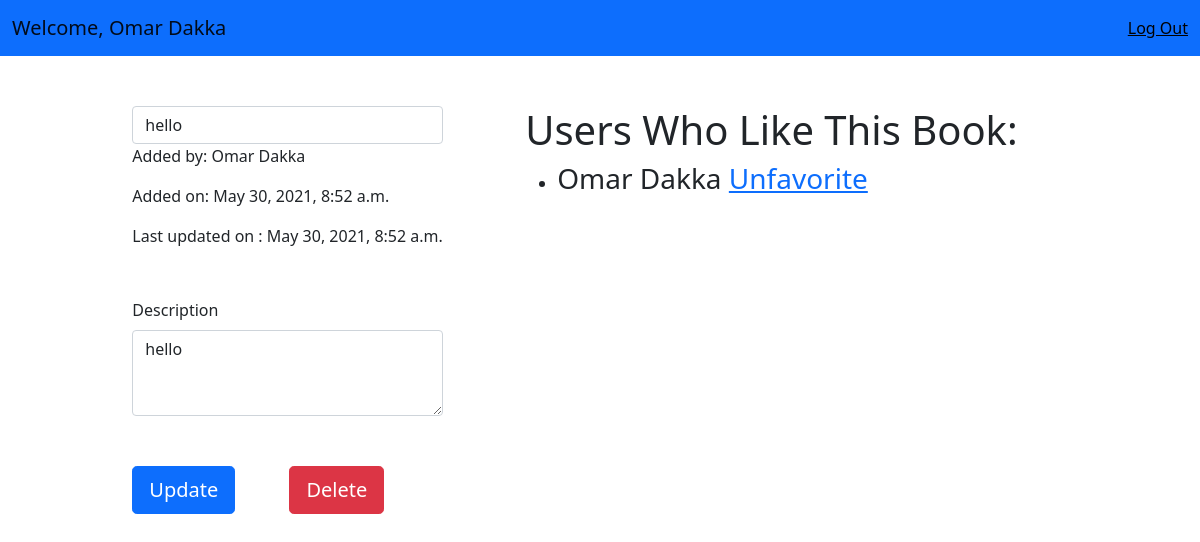
Screenshot of /books/4 (signed in) with the database file from the repository.
### books_app/models.py (models this page shows)
class Book(models.Model):
    title = models.CharField(max_length=255)
    description = models.TextField()
    uploaded_by = models.ForeignKey(users,related_name="books_uploaded", on_delete=CASCADE)
    users_who_like = models.ManyToManyField(users,related_name="liked_books")
    created_at = models.DateTimeField(auto_now_add=True)
    updated_at = models.DateTimeField(auto_now=True)
    objects = UserManager()

### login_app/models.py (models this page shows)
class users(models.Model):
    first_name = models.CharField(max_length=255)
    last_name = models.CharField(max_length=255)
    Birthday = models.DateField(default = date.today())
    email = models.CharField(max_length=255, unique=True)
    Password = models.CharField(max_length=255)
    created_at = models.DateTimeField(auto_now_add=True)
    updated_at = models.DateTimeField(auto_now=True)
    objects = UserManager()

### books_app/views.py (the view)
# urls.py: path("/<int:book_id>",views.view_book),
def view_book(request,book_id):
    user = request.session['first_name'] + " " + request.session['last_name']
    user_id = request.session['id']
    current_book = Book.objects.get(id = book_id)
    fav_books = get_fav_books(request.session['id'])
    users_who_liked = current_book.users_who_like.all()
    current_user_like = current_book.users_who_like.filter(id = user_id).count() < 1
    context = {
        "user" : user,
        "user_id" : user_id,
        "fav_books" : fav_books,
        "current_book" : current_book,
        "users_who_liked" : users_who_liked,
        "current_user_like" : current_user_like
    }
    return render(request,"view_book.html",context)

### books_app/models.py (called while the page is built)
def get_fav_books(user_id):
    user = users.objects.get(id = user_id)
    return user.liked_books.all()

### books_app/templates/view_book.html (shortened to what this page needs)
<!DOCTYPE html>
<html lang="en">
<head>
    <link href="https://cdn.jsdelivr.net/npm/bootstrap@5.0.1/dist/css/bootstrap.min.css" rel="stylesheet"
>
</head>
<body>
    <nav class="navbar navbar-expand-lg navbar-light bg-primary">
        <div class="container-fluid">
            <a class="navbar-brand" href="#">Welcome, {{user}}</a>
            <div class="d-flex justify-content-end">
                <a href="/logout" class="dark">Log Out</a>
            </div>
        </div>
    </nav>
    {% if user_id == current_book.uploaded_by.id %}
    <div class="d-flex justify-content-evenly">
        <div>
            <form action="/books/update_book/{{ current_book.id }}" method="POST">
                <div class="push">
                    <input type="text" class="form-control" value="{{current_book.title}}" name="bookName">
                    <p>Added by: {{ current_book.uploaded_by.first_name }} {{ current_book.uploaded_by.last_name }}</p>
                    <p>Added on: {{ current_book.created_at }}</p>
                    <p>Last updated on : {{ current_book.updated_at }}</p>
                </div>
                <div class="push">
                    <label for="description" class="form-label">Description</label>
                    <textarea class="form-control" name="desc" rows="3">{{ current_book.description }}</textarea>
                </div>
                <button type="submit" class="btn btn-primary btn-lg push">Update</button>
                <a href="/books/delete_book/{{ current_book.id }}" class="btn btn-danger btn-lg push">Delete</a>
            </form>
        </div>
                {% endif %}
                <div class="push-right">
                    <h1>Users Who Like This Book:</h1>
                    <ul>
                        {% for like in users_who_liked %}
                        <li>
                            <h3>
                                 {{like.first_name}} {{like.last_name}}
                                {% if like.id == user_id  %}
                                  <a href="/books/unfavorite_book/{{current_book.id}}">
                                    Unfavorite
                                </a>
                                {% endif %}
                            </h3>
                        </li>
                        {% endfor %}
                    </ul>
                </div>
            </div>
</body>
</html>

### books_app/templates/view_book.html (style rules this page uses)
.push { margin-left: 50px; margin-top: 50px }
.push-right { margin-right: 100px; margin-top: 50px; }
.dark { color: black; }

### rows the page displays
Book: bookName "hello", uploaded_by.first_name "Omar", uploaded_by.last_name "Dakka", created_at "May 30, 2021, 8:52 a.m.", updated_at "May 30, 2021, 8:52 a.m.", desc "hello"
users: first_name "Omar", last_name "Dakka"

### other values shown
{{ user }} "Omar Dakka"
